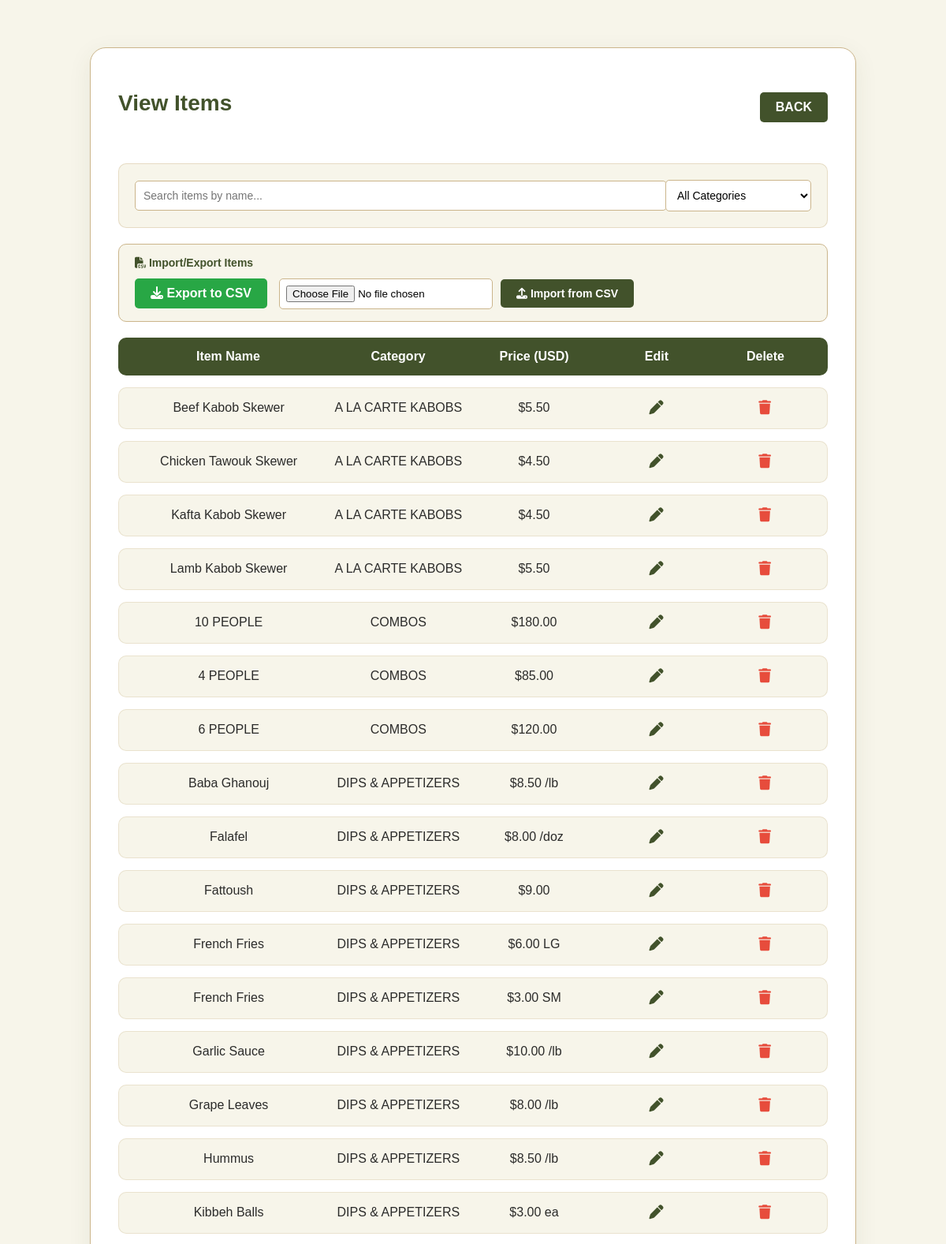
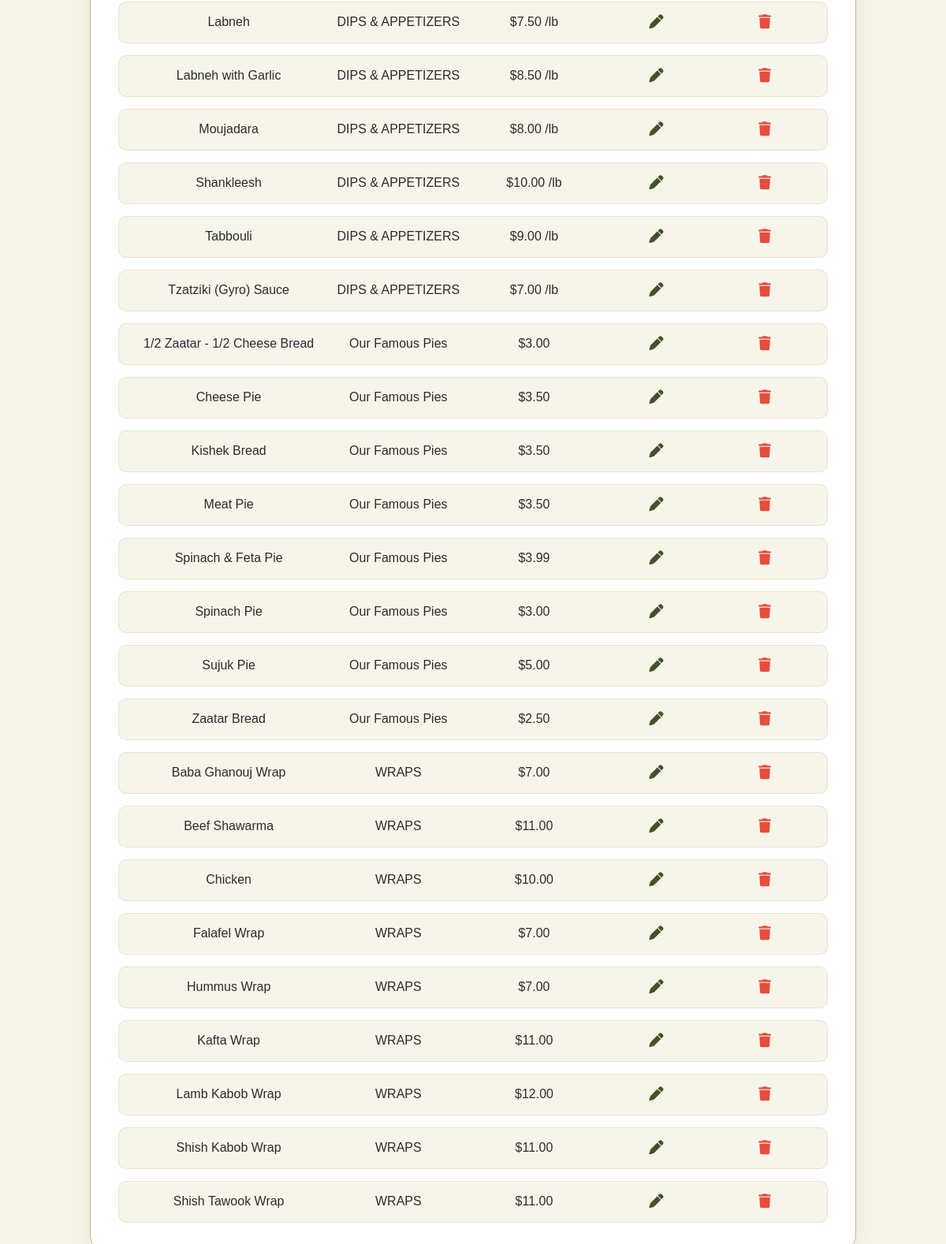
/admin/viewItems (signed in), run on the app's committed database (2 pictures, top to bottom).
### tables this page shows
CREATE TABLE `items` (
  `item_id` int(11) NOT NULL,
  `item_name` text NOT NULL,
  `item_category` text NOT NULL,
  `Ingredients` text NOT NULL,
  `item_pic` text NOT NULL,
  `Order` int(11) NOT NULL DEFAULT 0,
  `item_priceusd` double NOT NULL,
  `price_suffix` varchar(20) DEFAULT ''
);

### admin/viewItems.php (the view, shortened to what this page needs)
<?php
include "../includes/connection.php";
$search = isset($_GET['search']) ? trim($_GET['search']) : '';
$sql = "SELECT * FROM items WHERE 1=1";
$sql .= " ORDER BY item_category, item_name";
$stmt = $conn->prepare($sql);
$stmt->execute();
$result = $stmt->get_result();
$itemRows = [];
while ($row = $result->fetch_assoc()) {
    $itemRows[] = $row;
}
?>
<!DOCTYPE html>
<html lang="en">
<head>
    <link rel="stylesheet" href="../assets/css/view.css?v=1.1" />
    <link rel="stylesheet" href="https://cdnjs.cloudflare.com/ajax/libs/font-awesome/6.5.0/css/all.min.css" />
    <link rel="stylesheet" href="../assets/css/admin-shared.css?v=1.1">
</head>
<body>
    <div class="dashboard-container">
        <div style="display: flex; justify-content: space-between; align-items: center; margin-bottom: 30px;">
            <h1>View Items</h1>
            <a href="dashboard" class="back-btn">BACK</a>
        </div>
        <div class="controls">
            <form method="GET" class="search-box">
                <input type="text" name="search" placeholder="Search items by name..." value="<?php echo htmlspecialchars($search); ?>">
            </form>
            <div class="category-filter">
                <select name="category" onchange="filterByCategory(this.value)">
                    <option value="">All Categories</option>
                </select>
            </div>
        </div>
        <div class="import-export-section">
            <h3><i class="fas fa-file-csv"></i> Import/Export Items</h3>
            <div class="import-export-buttons">
                <a href="exportItems" class="export-btn"><i class="fas fa-download"></i> Export to CSV</a>
                <form action="importItems" method="POST" enctype="multipart/form-data" class="import-form">
                    <input type="file" name="csv_file" id="csv_file" accept=".csv,text/csv" required>
                    <button type="submit" name="import" class="import-btn"><i class="fas fa-upload"></i> Import from CSV</button>
                </form>
            </div>
        </div>
        <?php if (count($itemRows) > 0): ?>
            <div class="item-list">
                <div class="item-row item-header">
                    <span>Item Name</span>
                    <span>Category</span>
                    <span class="price-usd-header">Price (USD)</span>
                    <span>Edit</span>
                    <span>Delete</span>
                </div>
                <?php foreach ($itemRows as $row): ?>
                    <?php
                    $usd_price = $row["item_priceusd"] > 0 ? "$" . number_format($row["item_priceusd"], 2) : "-";
                    if (!empty($row['price_suffix'])) {
                        $usd_price .= " " . $row['price_suffix'];
                    }
                    ?>
                    <div class='item-row' data-usd-price="<?php echo htmlspecialchars($usd_price); ?>">
                        <span><?php echo htmlspecialchars($row["item_name"]); ?></span>
                        <span><?php echo htmlspecialchars($row["item_category"]); ?></span>
                        <span class='price-usd'><?php echo $usd_price; ?></span>
                        <span><a href='editItem?item=<?php echo urlencode($row["item_name"]); ?>&category=<?php echo urlencode($row["item_category"]); ?>'><i class='fas fa-pen'></i></a></span>
                        <span>
                            <form method='POST' action='deleteItem' style='display:inline;' onsubmit='return confirm("Are you sure?");'>
                                <button type='submit' style='background:none;border:none;padding:0;cursor:pointer;'><i class='fas fa-trash'></i></button>
                            </form>
                        </span>
                    </div>
                <?php endforeach; ?>
            </div>
        <?php else: ?>
            <div class='alert alert-info' style='text-align:center; padding: 20px;'>No items found.</div>
        <?php endif; ?>
    </div>
</body>
</html>

### assets/css/view.css (style rules this page uses)
body { margin: 0; font-family: "Poppins", Arial, sans-serif; background: #F7F5EA; display: flex; justify-content: center; align-items: flex-start; padding-top: 60px; min-height: 100vh; }
.dashboard-container { background: white; padding: 35px; border-radius: 20px; border: 1px solid #CBB58B; box-shadow: 0 8px 30px rgba(66, 82, 43, 0.08); width: 900px; }
h1 { text-align: center; margin-bottom: 30px; font-size: 28px; color: #42522B; font-weight: 700; }
.item-list { display: flex; flex-direction: column; gap: 15px; }
.item-row { display: grid; grid-template-columns: 1.5fr 1fr 1fr 0.8fr 0.8fr; align-items: center; text-align: center; padding: 15px 10px; border-radius: 10px; background-color: #F7F5EA; border: 1px solid rgba(203, 181, 139, 0.3); font-weight: 500; color: #2B2B2A; }
.item-header { font-weight: 700; background-color: #42522B; color: white; border: none; }
button { padding: 8px 12px; font-size: 14px; border: none; border-radius: 8px; cursor: pointer; font-weight: bold; }
.item-row a, .cat-row a { color: #42522B; font-size: 18px; transition: color 0.2s ease; }
.item-row button, .cat-row button { color: #e74c3c; font-size: 18px; transition: color 0.2s ease; }

### assets/css/admin-shared.css (style rules this page uses)
.controls { margin: 20px 0; padding: 20px; background: #F7F5EA; border: 1px solid rgba(203, 181, 139, 0.4); border-radius: 10px; display: flex; gap: 20px; align-items: center; flex-wrap: wrap; }
.search-box { flex: 1; min-width: 200px; }
.search-box input { width: 100%; padding: 10px; border: 1px solid #CBB58B; border-radius: 5px; font-size: 14px; background: white; }
.back-btn { background: #42522B; color: white; padding: 10px 20px; border: none; border-radius: 5px; cursor: pointer; text-decoration: none; font-weight: 600; transition: all 0.3s ease; }
.category-filter select { padding: 10px; border: 1px solid #CBB58B; border-radius: 5px; font-size: 14px; min-width: 150px; background: white; }
.import-export-section { background: #F7F5EA; padding: 15px 20px; border-radius: 10px; margin-bottom: 20px; border: 1px solid #CBB58B; }
.import-export-section h3 { margin: 0 0 12px 0; font-size: 14px; color: #42522B; font-weight: 700; }
.import-export-buttons { display: flex; gap: 15px; flex-wrap: wrap; align-items: center; }
.export-btn { background: #28a745; color: white; padding: 10px 20px; border: none; border-radius: 5px; cursor: pointer; text-decoration: none; font-weight: 600; display: inline-block; transition: all 0.3s ease; }
.import-form { display: flex; gap: 10px; align-items: center; flex-wrap: wrap; }
.import-form input[type="file"] { padding: 8px; border: 1px solid #CBB58B; border-radius: 5px; background: white; }
.import-btn { background: #42522B; color: white; padding: 10px 20px; border: none; border-radius: 5px; cursor: pointer; font-weight: 600; transition: all 0.3s ease; }

### data on the page
items: item_name "Beef Kabob Skewer", item_category "A LA CARTE KABOBS", item_priceusd "$5.50"
items: item_name "Chicken Tawouk Skewer", item_category "A LA CARTE KABOBS", item_priceusd "$4.50"
items: item_name "Kafta Kabob Skewer", item_category "A LA CARTE KABOBS", item_priceusd "$4.50"
items: item_name "Lamb Kabob Skewer", item_category "A LA CARTE KABOBS", item_priceusd "$5.50"
items: item_name "10 PEOPLE", item_category "COMBOS", item_priceusd "$180.00"
items: item_name "4 PEOPLE", item_category "COMBOS", item_priceusd "$85.00"
items: item_name "6 PEOPLE", item_category "COMBOS", item_priceusd "$120.00"
items: item_name "Baba Ghanouj", item_category "DIPS & APPETIZERS", usd_price "$8.50 /lb"
items: item_name "Falafel", item_category "DIPS & APPETIZERS", usd_price "$8.00 /doz"
items: item_name "Fattoush", item_category "DIPS & APPETIZERS", item_priceusd "$9.00"
items: item_name "French Fries", item_category "DIPS & APPETIZERS", usd_price "$6.00 LG"
items: item_name "French Fries", item_category "DIPS & APPETIZERS", usd_price "$3.00 SM"
items: item_name "Garlic Sauce", item_category "DIPS & APPETIZERS", usd_price "$10.00 /lb"
items: item_name "Grape Leaves", item_category "DIPS & APPETIZERS", usd_price "$8.00 /lb"
items: item_name "Hummus", item_category "DIPS & APPETIZERS", usd_price "$8.50 /lb"
items: item_name "Kibbeh Balls", item_category "DIPS & APPETIZERS", usd_price "$3.00 ea"
items: item_name "Labneh", item_category "DIPS & APPETIZERS", usd_price "$7.50 /lb"
items: item_name "Labneh with Garlic", item_category "DIPS & APPETIZERS", usd_price "$8.50 /lb"
items: item_name "Moujadara", item_category "DIPS & APPETIZERS", usd_price "$8.00 /lb"
items: item_name "Shankleesh", item_category "DIPS & APPETIZERS", usd_price "$10.00 /lb"
items: item_name "Tabbouli", item_category "DIPS & APPETIZERS", usd_price "$9.00 /lb"
items: item_name "Tzatziki (Gyro) Sauce", item_category "DIPS & APPETIZERS", usd_price "$7.00 /lb"
items: item_name "1/2 Zaatar - 1/2 Cheese Bread", item_category "Our Famous Pies", item_priceusd "$3.00"
items: item_name "Cheese Pie", item_category "Our Famous Pies", item_priceusd "$3.50"
items: item_name "Kishek Bread", item_category "Our Famous Pies", item_priceusd "$3.50"
items: item_name "Meat Pie", item_category "Our Famous Pies", item_priceusd "$3.50"
items: item_name "Spinach & Feta Pie", item_category "Our Famous Pies", item_priceusd "$3.99"
items: item_name "Spinach Pie", item_category "Our Famous Pies", item_priceusd "$3.00"
items: item_name "Sujuk Pie", item_category "Our Famous Pies", item_priceusd "$5.00"
items: item_name "Zaatar Bread", item_category "Our Famous Pies", item_priceusd "$2.50"
items: item_name "Baba Ghanouj Wrap", item_category "WRAPS", item_priceusd "$7.00"
items: item_name "Beef Shawarma", item_category "WRAPS", item_priceusd "$11.00"
items: item_name "Chicken", item_category "WRAPS", item_priceusd "$10.00"
items: item_name "Falafel Wrap", item_category "WRAPS", item_priceusd "$7.00"
items: item_name "Hummus Wrap", item_category "WRAPS", item_priceusd "$7.00"
items: item_name "Kafta Wrap", item_category "WRAPS", item_priceusd "$11.00"
items: item_name "Lamb Kabob Wrap", item_category "WRAPS", item_priceusd "$12.00"
items: item_name "Shish Kabob Wrap", item_category "WRAPS", item_priceusd "$11.00"
items: item_name "Shish Tawook Wrap", item_category "WRAPS", item_priceusd "$11.00"
